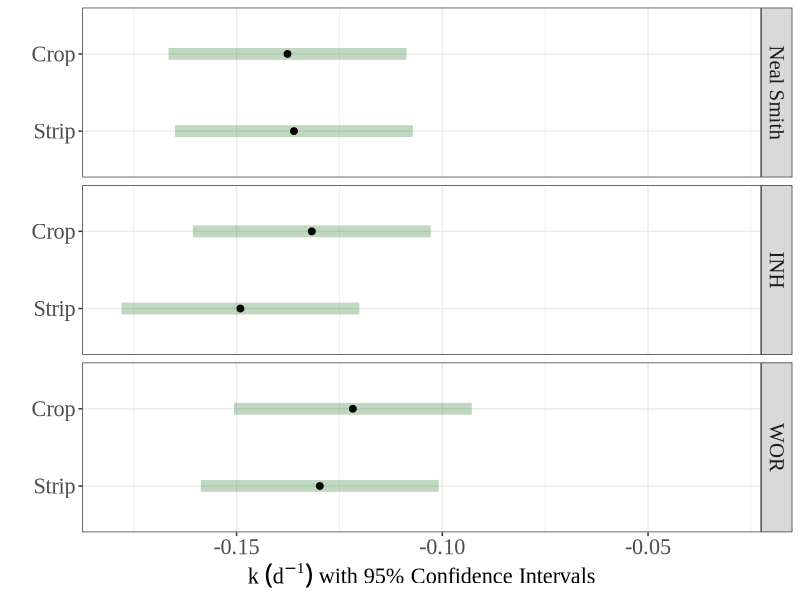

Generate this figure with R:
library("readxl")
library("emmeans")
library("ggplot2")
theme_set(theme_bw())

#Create Plots for all genes by changing gene name

data <- read_xlsx("Figure_3_data.xlsx", sheet = "Sheet1")
data$Site <- factor(data$Site, levels = c("Neal Smith", "INH", "WOR"))
data$Vegetation <- factor(data$Vegetation, levels = c("Strip", "Crop"))

mod_tetM <- lm(log(tetM_rel) ~ Day + Vegetation + Site + Day:Vegetation + Day:Site + Site:Vegetation + Day:Site:Vegetation,
               data = data)

em <- emtrends(mod_tetM, pairwise ~ Vegetation | Site, var = "Day")
em$emtrends

tiff(file = "tetM.tiff", width = 7, height = 4, units = "in", res = 500)

plot(em, ylab = "", xlab = "k"~(d^-1)~"with 95% Confidence Intervals", colors = c("black", "darkgreen")) +
  facet_grid(rows = vars(Site)) +
  xlim(-0.18, -0.03) +
  theme(axis.title.x = element_text(family = "Times New Roman", size = 16),
        axis.title.y = element_text(family = "Times New Roman", size = 16),
        axis.text.x = element_text(family = "Times New Roman", size = 16),
        axis.text.y = element_text(family = "Times New Roman", size = 16),
        strip.text.y = element_text(family = "Times New Roman", size = 15))
  
dev.off()
